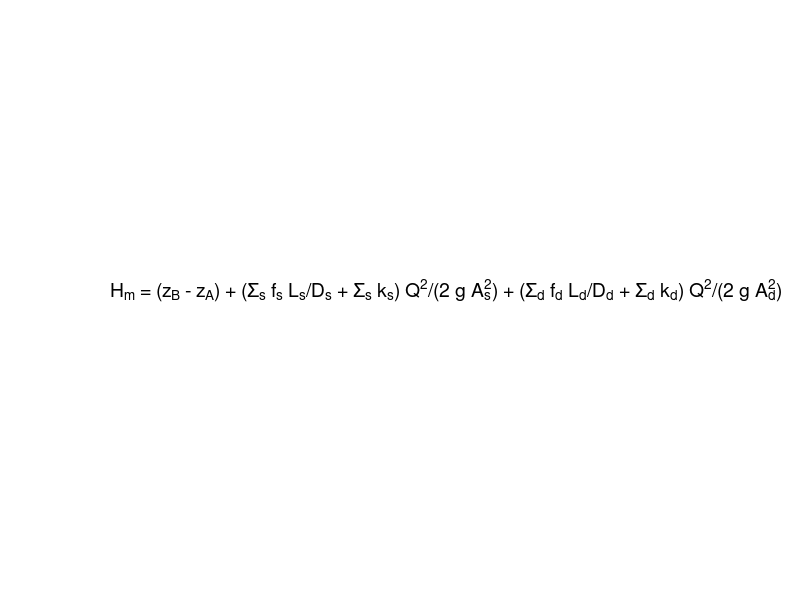

MATLAB code to generate this figure:
figure(10); clf;
axis off;

text(0.01, 0.5, ...
'H_m = (z_B - z_A) + (\Sigma_s f_s L_s/D_s + \Sigma_s k_s) Q^2/(2 g A_s^2) + (\Sigma_d f_d L_d/D_d + \Sigma_d k_d) Q^2/(2 g A_d^2)', ...
'Interpreter','tex', ...
'FontSize', 14);
